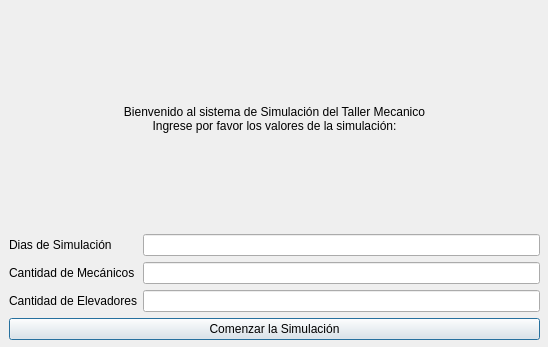
<?xml version="1.0" encoding="UTF-8"?>
<ui version="4.0">
 <class>Dialog</class>
 <widget class="QDialog" name="Dialog">
  <property name="geometry">
   <rect>
    <x>0</x>
    <y>0</y>
    <width>548</width>
    <height>347</height>
   </rect>
  </property>
  <property name="windowTitle">
   <string>Dialog</string>
  </property>
  <widget class="QWidget" name="gridLayoutWidget">
   <property name="geometry">
    <rect>
     <x>9</x>
     <y>9</y>
     <width>531</width>
     <height>331</height>
    </rect>
   </property>
   <layout class="QGridLayout" name="gridLayout">
    <item row="2" column="0">
     <widget class="QPushButton" name="comenzar_button">
      <property name="text">
       <string>Comenzar la Simulación</string>
      </property>
     </widget>
    </item>
    <item row="1" column="0">
     <layout class="QGridLayout" name="gridLayout_2">
      <item row="3" column="1">
       <widget class="QLineEdit" name="cantidad_elevadores_input"/>
      </item>
      <item row="1" column="0">
       <widget class="QLabel" name="cantidad_mecanicos_label">
        <property name="text">
         <string>Cantidad de Mecánicos</string>
        </property>
       </widget>
      </item>
      <item row="1" column="1">
       <widget class="QLineEdit" name="cantidad_mecanicos_input"/>
      </item>
      <item row="0" column="0">
       <widget class="QLabel" name="dias_simulacion_label">
        <property name="text">
         <string>Dias de Simulación</string>
        </property>
       </widget>
      </item>
      <item row="3" column="0">
       <widget class="QLabel" name="cantidad_elevadores_label">
        <property name="text">
         <string>Cantidad de Elevadores</string>
        </property>
       </widget>
      </item>
      <item row="0" column="1">
       <widget class="QLineEdit" name="dias_simulacion_input"/>
      </item>
     </layout>
    </item>
    <item row="0" column="0">
     <widget class="QLabel" name="mensaje_bienvenida_label">
      <property name="text">
       <string>Bienvenido al sistema de Simulación del Taller Mecanico
Ingrese por favor los valores de la simulación:</string>
      </property>
      <property name="alignment">
       <set>Qt::AlignCenter</set>
      </property>
     </widget>
    </item>
   </layout>
  </widget>
 </widget>
 <resources/>
 <connections/>
</ui>
